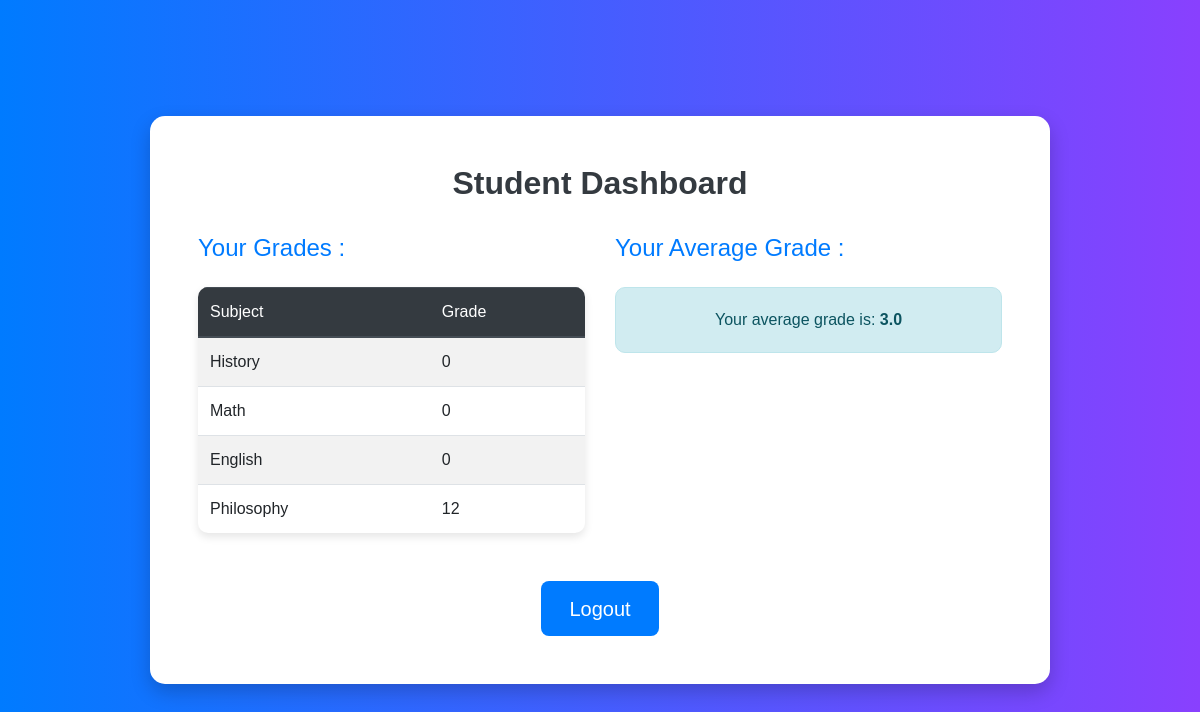
Screenshot of /student_dashboard (signed in) with the database file from the repository.
### tables this page shows
CREATE TABLE grades (
            key INTEGER NOT NULL,
            class TEXT NOT NULL,
            note TEXT DEFAULT '0',
            FOREIGN KEY (key) REFERENCES users (id)
        );

### version_3.py (the view)
@app.route('/student_dashboard')
def student_dashboard():
    if 'user_id' not in session or session['user_key'] != 3:
        return redirect(url_for('login'))
    user_id = session['user_id']
    conn = sqlite3.connect('school.db')
    cursor = conn.cursor()
    cursor.execute(
        '''SELECT class, note FROM grades WHERE key = ?''', (user_id,))
    grades = cursor.fetchall()
    if grades:
        total = sum([float(grade[1]) for grade in grades])
        average = total / len(grades)
    else:
        average = None
    conn.close()
    return render_template('student_dashboard.html', grades=grades,
                           average=average)

### 3.0/templates/student_dashboard.html (shortened to what this page needs)
<!DOCTYPE html>
<html lang="en">
<head>
    <link rel="stylesheet" href="https://cdnjs.cloudflare.com/ajax/libs/bootstrap/4.5.2/css/bootstrap.min.css">
</head>
<body>
    <div class="dashboard-container">
        <h2>Student Dashboard</h2>
        <div class="row">
            <div class="col-md-6">
                <h4>Your Grades :</h4>
                <table class="table table-striped table-hover">
                    <thead class="thead-dark">
                        <tr>
                            <th>Subject</th>
                            <th>Grade</th>
                        </tr>
                    </thead>
                    <tbody>
                        {% if grades %}
                            {% for grade in grades %}
                                <tr>
                                    <td>{{ grade[0] }}</td>
                                    <td>{{ grade[1] }}</td>
                                </tr>
                            {% endfor %}
                        {% else %}
                            <tr>
                                <td colspan="2" class="text-center text-muted">No grades found.</td>
                            </tr>
                        {% endif %}
                    </tbody>
                </table>
            </div>
            <div class="col-md-6">
                <h4>Your Average Grade :</h4>
                <div class="alert alert-info text-center" role="alert">
                    {% if average is not none %}
                        Your average grade is: <strong>{{ average }}</strong>
                    {% else %}
                        No grades available to calculate average.
                    {% endif %}
                </div>
            </div>
        </div>
        <div class="logout-container">
            <a href="/logout" class="btn btn-secondary btn-lg">Logout</a>
        </div>
    </div>
</body>
</html>

### 3.0/templates/student_dashboard.html (style rules this page uses)
body { background: linear-gradient(to right, #007bff, #8940fe); font-family: 'Arial', sans-serif; min-height: 100vh; display: flex; align-items: center; justify-content: center; padding: 20px; }
.dashboard-container { background: #ffffff; padding: 3rem; border-radius: 15px; box-shadow: 0px 8px 20px rgba(0, 0, 0, 0.2); width: 100%; max-width: 900px; animation: fadeIn 0.5s ease-in-out; }
h2 { text-align: center; margin-bottom: 2rem; font-weight: 600; color: #343a40; }
h4 { margin-bottom: 1.5rem; font-weight: 500; color: #007bff; }
.table { background: #ffffff; border-radius: 10px; overflow: hidden; box-shadow: 0 4px 8px rgba(0, 0, 0, 0.1); }
.table thead th { background-color: #f8f9fa; color: #343a40; font-weight: 500; border-bottom: 2px solid #dee2e6; }
.alert { border-radius: 10px; padding: 1.25rem 1.5rem; }
.logout-container { text-align: center; margin-top: 2rem; }
.btn-secondary { background-color: #007bff; border: none; font-weight: 500; padding: 0.8rem 1.75rem; border-radius: 8px; transition: 0.3s; }

### rows the page displays
grades: class "History", note "0"
grades: class "Math", note "0"
grades: class "English", note "0"
grades: class "Philosophy", note "12"

### other values shown
{{ average }} "3.0"
